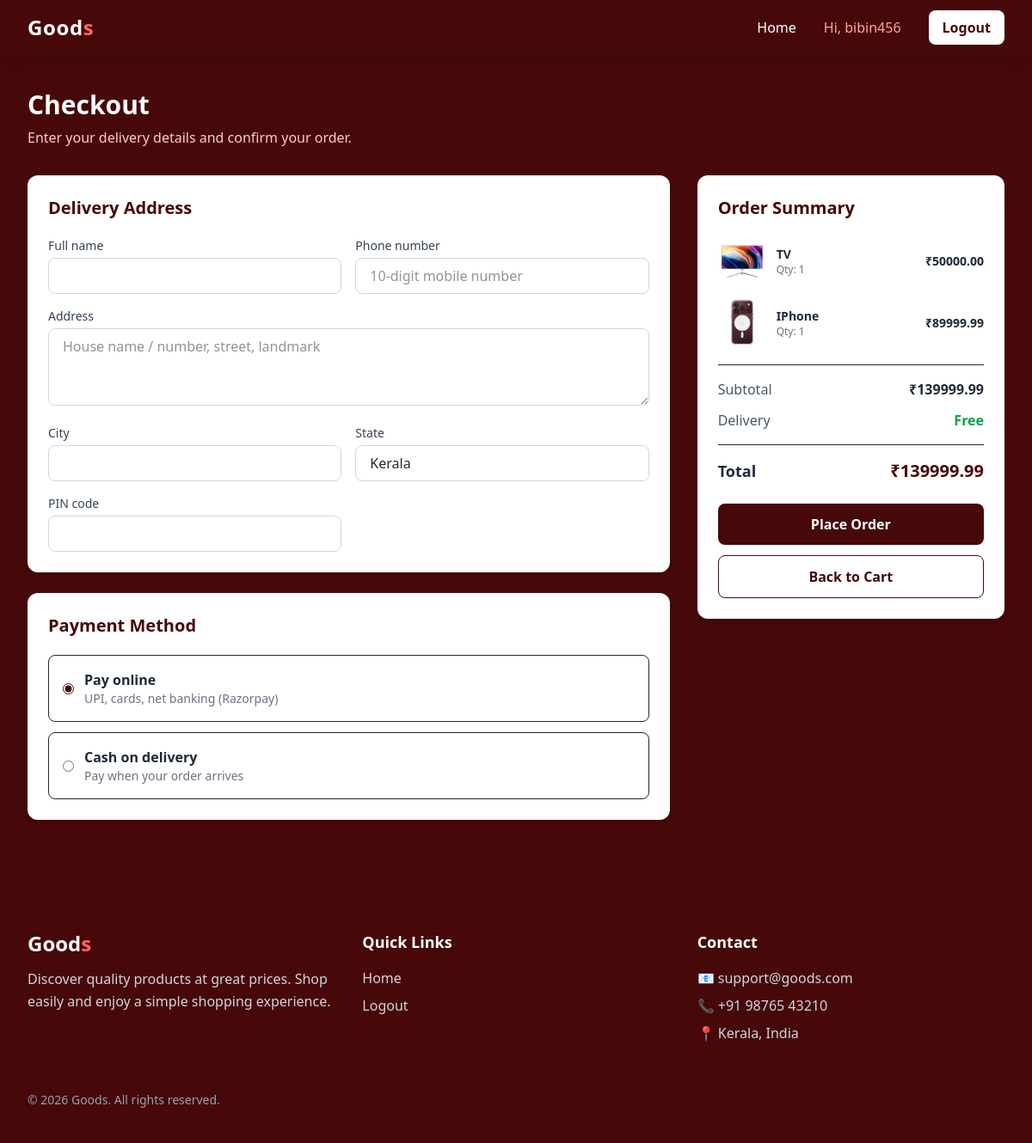
/cart/place-order/ (signed in), run on the app's committed database.
### cart/models.py (models this page shows)
class CartItem(models.Model):
    cart = models.ForeignKey(Cart, on_delete=models.CASCADE, related_name="items")
    product = models.ForeignKey(Home, on_delete=models.CASCADE)
    quantity = models.PositiveIntegerField(default=1)
    @property
    def total_price(self):
        return self.product.price * self.quantity

### app/models.py (models this page shows, shortened)
class Home(models.Model):
    category=models.ForeignKey(Category,on_delete=models.CASCADE)
    name = models.CharField(max_length=100)
    price = models.DecimalField(max_digits=8 ,decimal_places=2)
    description = models.TextField()
    image = models.ImageField(
        upload_to='home/'
    )
    stock = models.PositiveBigIntegerField(default=0)
    is_available = models.BooleanField(default=True)

### cart/views.py (the view, shortened to what this page needs)
# urls.py: path("place-order/", views.place_order, name="place_order"),
@login_required
def place_order(request):
    cart = get_cart(request.user)
    items = cart.items.select_related("product")
    if not items:
        return redirect("cart")
    total = sum(i.product.price * i.quantity for i in items)
    if request.method != "POST":
        return render(request, "place_order.html", {"items": items, "total": total})

### cart/views.py (called while the page is built)
def get_cart(user):
    print(settings.RAZORPAY_KEY_ID,settings.RAZORPAY_KEY_SECRET)
    cart, created = Cart.objects.get_or_create(user=user)
    return cart

### templates/place_order.html (shortened to what this page needs)
{% extends "base.html" %}
{% block content %}
<div class="max-w-7xl mx-auto px-4 sm:px-6 lg:px-8 py-10">
    <div class="mb-8">
        <h1 class="text-3xl font-bold text-white">
            Checkout
        </h1>
        <p class="text-red-200 mt-2">
            Enter your delivery details and confirm your order.
        </p>
    </div>
    <form method="post" action="{% url 'place_order' %}">
        <div class="grid grid-cols-1 lg:grid-cols-3 gap-8">
            <div class="lg:col-span-2 space-y-6">
                <div class="bg-white rounded-xl shadow-md p-6">
                    <h2 class="text-xl font-bold text-red-950 mb-5">
                        Delivery Address
                    </h2>
                    <div class="grid grid-cols-1 sm:grid-cols-2 gap-4">
                        <div>
                            <label class="block text-sm font-medium text-gray-700 mb-1">
                                Full name
                            </label>
                            <input type="text" name="full_name" required
                                   value="{{ request.user.get_full_name }}"
                                   class="w-full border border-gray-300 rounded-lg px-4 py-2
                                          focus:outline-none focus:ring-2 focus:ring-red-900">
                        </div>
                        <div>
                            <label class="block text-sm font-medium text-gray-700 mb-1">
                                Phone number
                            </label>
                            <input type="tel" name="phone" required
                                   pattern="[0-9]{10}" maxlength="10"
                                   placeholder="10-digit mobile number"
                                   class="w-full border border-gray-300 rounded-lg px-4 py-2
                                          focus:outline-none focus:ring-2 focus:ring-red-900">
                        </div>
                        <div class="sm:col-span-2">
                            <label class="block text-sm font-medium text-gray-700 mb-1">
                                Address
                            </label>
                            <textarea name="address" rows="3" required
                                      placeholder="House name / number, street, landmark"
                                      class="w-full border border-gray-300 rounded-lg px-4 py-2
                                             focus:outline-none focus:ring-2 focus:ring-red-900"></textarea>
                        </div>
                        <div>
                            <label class="block text-sm font-medium text-gray-700 mb-1">
                                City
                            </label>
                            <input type="text" name="city" required
                                   class="w-full border border-gray-300 rounded-lg px-4 py-2
                                          focus:outline-none focus:ring-2 focus:ring-red-900">
                        </div>
                        <div>
                            <label class="block text-sm font-medium text-gray-700 mb-1">
                                State
                            </label>
                            <input type="text" name="state" required value="Kerala"
                                   class="w-full border border-gray-300 rounded-lg px-4 py-2
                                          focus:outline-none focus:ring-2 focus:ring-red-900">
                        </div>
                        <div>
                            <label class="block text-sm font-medium text-gray-700 mb-1">
                                PIN code
                            </label>
                            <input type="text" name="pincode" required
                                   pattern="[0-9]{6}" maxlength="6"
                                   class="w-full border border-gray-300 rounded-lg px-4 py-2
                                          focus:outline-none focus:ring-2 focus:ring-red-900">
                        </div>
                    </div>
                </div>
                <div class="bg-white rounded-xl shadow-md p-6">
                    <h2 class="text-xl font-bold text-red-950 mb-5">
                        Payment Method
                    </h2>
                    <div class="space-y-3">
                        <label class="flex items-center gap-3 border rounded-lg p-4 cursor-pointer
                                      hover:bg-red-50 transition">
                            <input type="radio" name="payment_method" value="RAZORPAY"
                                   checked class="accent-red-950">
                            <div>
                                <p class="font-semibold text-gray-800">Pay online</p>
                                <p class="text-sm text-gray-500">UPI, cards, net banking (Razorpay)</p>
                            </div>
                        </label>
                        <label class="flex items-center gap-3 border rounded-lg p-4 cursor-pointer
                                      hover:bg-red-50 transition">
                            <input type="radio" name="payment_method" value="COD"
                                   class="accent-red-950">
                            <div>
                                <p class="font-semibold text-gray-800">Cash on delivery</p>
                                <p class="text-sm text-gray-500">Pay when your order arrives</p>
                            </div>
                        </label>
                    </div>
                </div>
            </div>
            <div class="lg:col-span-1">
                <div class="bg-white rounded-xl shadow-md p-6 sticky top-24">
                    <h2 class="text-xl font-bold text-red-950 mb-5">
                        Order Summary
                    </h2>
                    <div class="space-y-4 mb-5">
                        {% for item in items %}
                        <div class="flex items-center gap-3">
                            <img src="{{ item.product.image.url }}"
                                 alt="{{ item.product.name }}"
                                 class="w-14 h-14 object-cover rounded-lg shrink-0">
                            <div class="flex-1 min-w-0">
                                <p class="text-sm font-semibold text-gray-800 truncate">
                                    {{ item.product.name }}
                                </p>
                                <p class="text-xs text-gray-500">
                                    Qty: {{ item.quantity }}
                                </p>
                            </div>
                            <p class="text-sm font-semibold text-gray-800">
                                ₹{{ item.total_price }}
                            </p>
                        </div>
                        {% endfor %}
                    </div>
                    <div class="border-t pt-4">
                        <div class="flex justify-between mb-3">
                            <span class="text-gray-600">Subtotal</span>
                            <span class="font-semibold">₹{{ total }}</span>
                        </div>
                        <div class="flex justify-between mb-3">
                            <span class="text-gray-600">Delivery</span>
                            <span class="text-green-600 font-semibold">Free</span>
                        </div>
                        <div class="flex justify-between border-t pt-4 mt-4">
                            <span class="text-lg font-bold">Total</span>
                            <span class="text-xl font-bold text-red-950">₹{{ total }}</span>
                        </div>
                    </div>
                    <button type="submit"
                            class="block text-center w-full bg-red-950 text-white
                                   py-3 rounded-lg mt-6 font-semibold
                                   hover:bg-red-900 transition">
                        Place Order
                    </button>
                    <a href="{% url 'cart' %}"
                       class="block text-center w-full border border-red-950
                              text-red-950 py-3 rounded-lg mt-3 font-semibold
                              hover:bg-red-50 transition">
                        Back to Cart
                    </a>
                </div>
            </div>
        </div>
    </form>
</div>
{% endblock %}

### templates/base.html (shortened to what this page needs)
{% load static %}
<!DOCTYPE html>
<html lang="en">
<head>
    <script src="https://cdn.jsdelivr.net/npm/@tailwindcss/browser@4"></script>
</head>
<body class="bg-red-950 text-gray-800 min-h-screen flex flex-col">
    <nav class="bg-red-950 text-white shadow-lg sticky top-0 z-50">
        <div class="max-w-7xl mx-auto px-4 sm:px-6 lg:px-8">
            <div class="flex items-center justify-between h-16">
                <a href="{% url 'home' %}"
                   class="text-2xl font-bold tracking-wide hover:text-red-300 transition">
                    Good<span class="text-red-400">s</span>
                </a>
                <div class="hidden md:flex items-center gap-8">
                    <a href="{% url 'home' %}"
                       class="hover:text-red-300 transition duration-300">
                        Home
                    </a>
                    {% if user.is_authenticated %}
                        <span class="text-red-300">
                            Hi, {{ user.username }}
                        </span>
                        <a href="{% url 'logout' %}"
                           class="bg-white text-red-950 px-4 py-2 rounded-lg font-semibold hover:bg-red-100 transition duration-300">
                            Logout
                        </a>
                    {% endif %}
                </div>
            </div>
        </div>
    </nav>
    <main class="flex-grow">
        {% block content %}
        {% endblock %}
    </main>
    <footer class="bg-red-950 text-white mt-12">
        <div class="max-w-7xl mx-auto px-4 sm:px-6 lg:px-8 py-10">
            <div class="grid grid-cols-1 md:grid-cols-3 gap-8">
                <div>
                    <h2 class="text-2xl font-bold">
                        Good<span class="text-red-400">s</span>
                    </h2>
                    <p class="text-gray-300 mt-3 leading-relaxed">
                        Discover quality products at great prices.
                        Shop easily and enjoy a simple shopping experience.
                    </p>
                </div>
                <div>
                    <h3 class="text-lg font-semibold mb-4">
                        Quick Links
                    </h3>
                    <div class="flex flex-col gap-2">
                        <a href="{% url 'home' %}"
                           class="text-gray-300 hover:text-white transition">
                            Home
                        </a>
                        {% if user.is_authenticated %}
                            <a href="{% url 'logout' %}"
                               class="text-gray-300 hover:text-white transition">
                                Logout
                            </a>
                        {% endif %}
                    </div>
                </div>
                <div>
                    <h3 class="text-lg font-semibold mb-4">
                        Contact
                    </h3>
                    <p class="text-gray-300">
                        📧 support@goods.com
                    </p>
                    <p class="text-gray-300 mt-2">
                        📞 +91 98765 43210
                    </p>
                    <p class="text-gray-300 mt-2">
                        📍 Kerala, India
                    </p>
                </div>
            </div>
            <div class=" mt-8 pt-6
                        flex flex-col md:flex-row
                        justify-between items-center gap-3">
                <p class="text-gray-400 text-sm">
                    © 2026 Goods. All rights reserved.
                </p>
            </div>
        </div>
    </footer>
</body>
</html>

### data on the page
CartItem: product.image (picture), product.name "TV", quantity "1", total_price "50000.00"
CartItem: product.image (picture), product.name "IPhone", quantity "1", total_price "89999.99"

### other printed values
{{ user.username }} "bibin456"
{{ total }} "139999.99"
